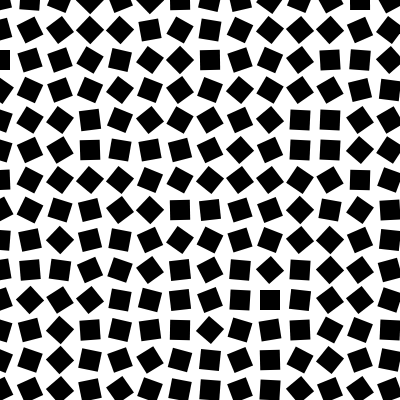
Frame 1 (no input)
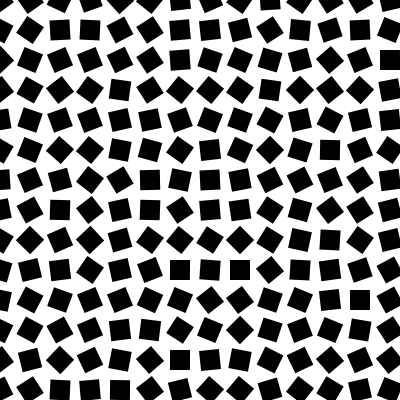
Frame 2 (the mouse pressed at the canvas centre, redrawn once)

The p5.js sketch that drew these frames (run headless with seeded random() and noise() and a simulated clock; the mouse was pressed at the canvas centre and the sketch redrawn once):

// p5.js sketch
// ── sketch.js
function setup() {
  createCanvas(400, 400);
  angleMode(DEGREES);
}

const size = 20;
const padding = 5;

function draw() {
  background(255);
  noStroke();
  fill(0);

  for (let x = 0; x < 400; x += (size + 2 * padding)) {
    for (let y = 0; y < 400; y += (size + 2 * padding)) {
      push();
      translate(x, y);
      rotate(random(0, 360));
      rect(-size/2, -size/2, size, size);
      pop();
    }
  }

  noLoop();
}
